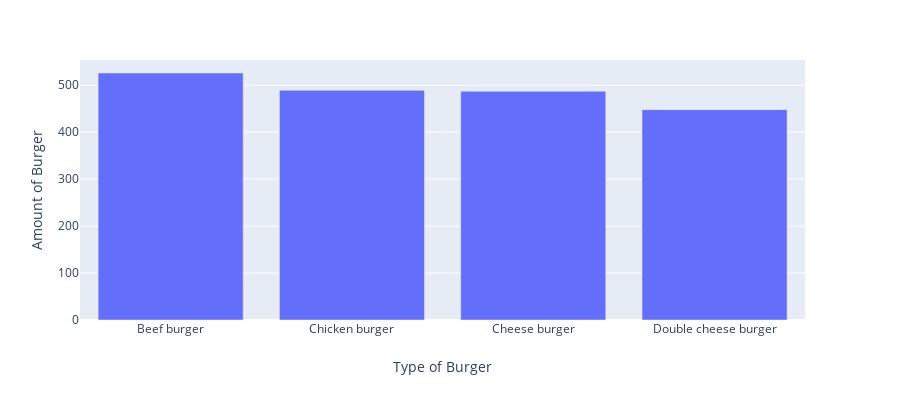

Notebook source saved alongside this figure:
### Code cell
#Type burger yang paling banyak dibeli
burger = data.groupby(['Type Burger'])['Amount Burger'].sum().reset_index().sort_values(['Amount Burger'],ascending=False).reset_index(drop=True)
sumburger = sum(burger['Amount Burger'])
burger['pct'] = (100. * burger['Amount Burger']/sumburger).round(1).astype(str) + '%'

display(burger)
import plotly.express as px
fig = px.bar(burger, x='Type Burger', y='Amount Burger',
             #hover_data=['gender'], color='gender',
             labels={'Type Burger':'Type of Burger','Amount Burger':'Amount of Burger'}, height=400)
fig.show()

### Figure 1 — Plotly figure (JSON) as saved in the notebook; plotly's stock layout.template omitted (floating-point values rounded to 4 significant figures)
{"data": [{"alignmentgroup": "True", "hoverlabel": {"namelength": 0}, "hovertemplate": "Type of Burger=%{x}<br>Amount of Burger=%{y}", "legendgroup": "", "marker": {"color": "#636efa"}, "name": "", "offsetgroup": "", "orientation": "v", "showlegend": false, "textposition": "auto", "type": "bar", "x": ["Beef burger", "Chicken burger", "Cheese burger", "Double cheese burger"], "xaxis": "x", "y": [526, 489, 487, 448], "yaxis": "y"}], "layout": {"barmode": "relative", "height": 400, "legend": {"tracegroupgap": 0}, "margin": {"t": 60}, "xaxis": {"anchor": "y", "domain": [0, 0.98], "title": {"text": "Type of Burger"}}, "yaxis": {"anchor": "x", "domain": [0, 1], "title": {"text": "Amount of Burger"}}}}
